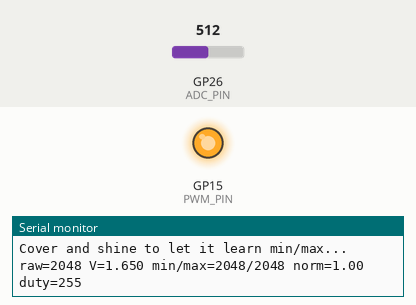
Bench run of a program on a simulated Raspberry Pi Pico. Parts: output pins drawn as LEDs (lit = HIGH), the last lines printed to the serial monitor. The inputs (shaded band) are chosen by the test bench; at power-on: GP26 (ADC_PIN) = 512 (analog values on the 0–1023 scale).

Above: at 1.2 s.
1.3 s: GP26 (ADC_PIN) set to 505
At 1.61 s:
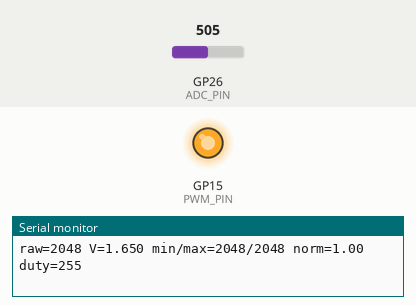
4.3 s: GP26 (ADC_PIN) set to 716
At 7.2 s:
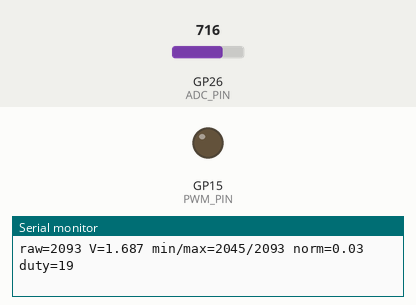
Timing chart, 0 to 8.7 s (numbered marks = the images above; inputs shaded):
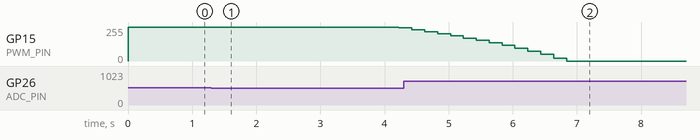

The program:

main.cpp
```cpp
#include <Arduino.h>

// Pins (Pico)
const int ADC_PIN = A0;      // GP26
const int PWM_PIN = 15;      // GP15, only switch from prev project

// Settings
const float VREF   = 3.3f;
const int   ADCMAX = 4095;   // 12-bit 2^n  -1
bool INVERT = true;         // true -> darker to brighter

const int MAX_STEP_UP = 5;
const int MAX_SET_DOWN = 4;


// Smoothing
const float ALPHA = 0.005f;
 // larger alpha = faster & less smooth
float ema = -1.0f;            // added to stop a flicker
// Optional gamma correction
const float GAMMA = 1.4f;    // perceived brightness, changes brightness 'evenly' since our eyes do not perceive light that way
// change to 1 for linear PWM


// range to learn from environment
int seenMin = ADCMAX, seenMax = 0; // upgrade from proj2, learns environmental lows and highs , read the average adc values to test

void setup() {
  Serial.begin(115200); //
  unsigned long t0 = millis();
  while (!Serial && millis() - t0 < 1500) {} // wait 1.5s

  analogReadResolution(12);          // 12bit
  pinMode(PWM_PIN, OUTPUT);
  analogWrite(PWM_PIN, 0);           // start off

  Serial.println("Auto-dimming: LDR (A0) -> PWM (GP15)");
  Serial.println("Cover and shine to let it learn min/max...");
}

static uint16_t adc_avg(uint8_t n = 8) {
  uint32_t s = 0;
  for (uint8_t i = 0; i < n; ++i) s += analogRead(ADC_PIN);
  return (uint16_t)(s / n); // returns avg adc
}

void loop() {
  // 1) Sample + smooth
  uint16_t raw = adc_avg();
  if (ema < 0) ema = raw;                      // first sample,
  ema = ALPHA * raw + (1 - ALPHA) * ema;       // .15*avg + (.85)avg
  // 2) Track environment
  if (ema < seenMin) seenMin = (int)ema;
  if (ema > seenMax) seenMax = (int)ema;
  int span = max(50, seenMax - seenMin);       // avoid dividing by 0

  // 3) Normalize to 0..1
  float norm = (ema - seenMin) / (float)span; // normalizes to 1 for clean math
  norm = constrain(norm, 0.0f, 1.0f);
  if (INVERT) norm = 1.0f - norm;   // if invert =1 , reverse

  // 4) Gamma → 8-bit PWM (0..255)
  float shaped = pow(norm, 1.0f / GAMMA);      // perceptual curve, rounds norm^1/gamma, 0-1
  int duty = (int)round(shaped * 255.0f);       //  0-255
  duty = constrain(duty, 0, 255);

  // added to control duty
  static int dutyOut = -1;          // -1 the first time
  if(dutyOut < 0) dutyOut = duty; // assigns dutyOut to current duty
  int delta = duty - dutyOut;     // 0 first time
  if(abs(delta) > 0){             // skips first iteration
    if(delta > 0){
     dutyOut += (delta > MAX_STEP_UP) ? MAX_STEP_UP : delta; // adds max step if cond true to dutyOut (only 20 max)
    }         // delta could* be greate than 20
    else {
      int step = -delta;
      dutyOut -= (step >MAX_SET_DOWN) ? MAX_SET_DOWN : step;
      }
  }
  // 5) Output PWM

  analogWrite(PWM_PIN, duty);

  // Debug (optional)
  static uint32_t tLast = 0;
  if (millis() - tLast > 500) {
    tLast = millis();
    float volts = ema * (VREF / ADCMAX);
    Serial.print("raw=");   Serial.print((int)ema);
    Serial.print(" V=");    Serial.print(volts, 3);
    Serial.print(" min/max="); Serial.print(seenMin); Serial.print("/"); Serial.print(seenMax);
    Serial.print(" norm="); Serial.print(norm, 2);
    Serial.print(" duty="); Serial.println(duty);
  }

  delay(200);
}
```

Measured:
- after the input at 1.3 s, GP15 (PWM_PIN): 255/255 → 252/255 after 0.11 s, → 253/255 0.40 s later, → 254/255 0.40 s later, → 255/255 0.40 s later, … (9 changes in this stretch)
